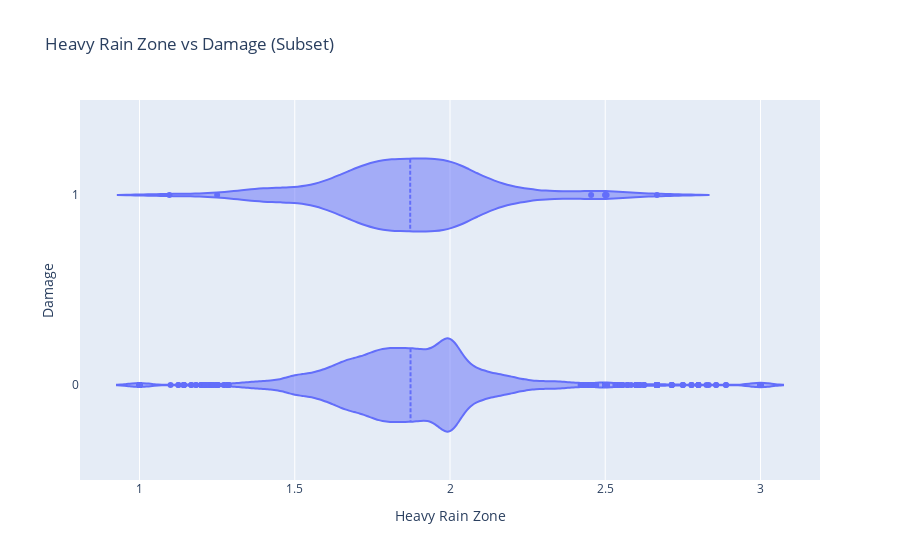

Notebook cell for this chart:
### Code cell
# Violin plot
fig_rain_1 = px.violin(df_sub,
                x='DAMAGE_HEAVY_RAIN_ZONE',
                y='DAMAGE',
                orientation='h',
                title='Heavy Rain Zone vs Damage (Subset)',
                labels={'DAMAGE':'Damage', 'DAMAGE_HEAVY_RAIN_ZONE':'Heavy Rain Zone'}
                )

# Adding the mean
fig_rain_1.update_traces(meanline_visible=True)
fig_rain_1.show()

### Figure 1 — Plotly figure (JSON) as saved in the notebook; plotly's stock layout.template omitted (floating-point values rounded to 4 significant figures; data arrays with more than 128 entries replaced by an {"elided": "..."} marker saying what was removed)
{"data": [{"alignmentgroup": "True", "box": {"visible": false}, "hovertemplate": "Heavy Rain Zone=%{x}<br>Damage=%{y}<extra></extra>", "legendgroup": "", "marker": {"color": "#636efa"}, "meanline": {"visible": true}, "name": "", "offsetgroup": "", "orientation": "h", "scalegroup": "True", "showlegend": false, "type": "violin", "x": {"elided": "7961 float values"}, "x0": " ", "xaxis": "x", "y": {"elided": "7961 int values"}, "y0": " ", "yaxis": "y"}], "layout": {"legend": {"tracegroupgap": 0}, "title": {"text": "Heavy Rain Zone vs Damage (Subset)"}, "violinmode": "group", "xaxis": {"anchor": "y", "domain": [0, 1], "title": {"text": "Heavy Rain Zone"}}, "yaxis": {"anchor": "x", "domain": [0, 1], "title": {"text": "Damage"}}}}
